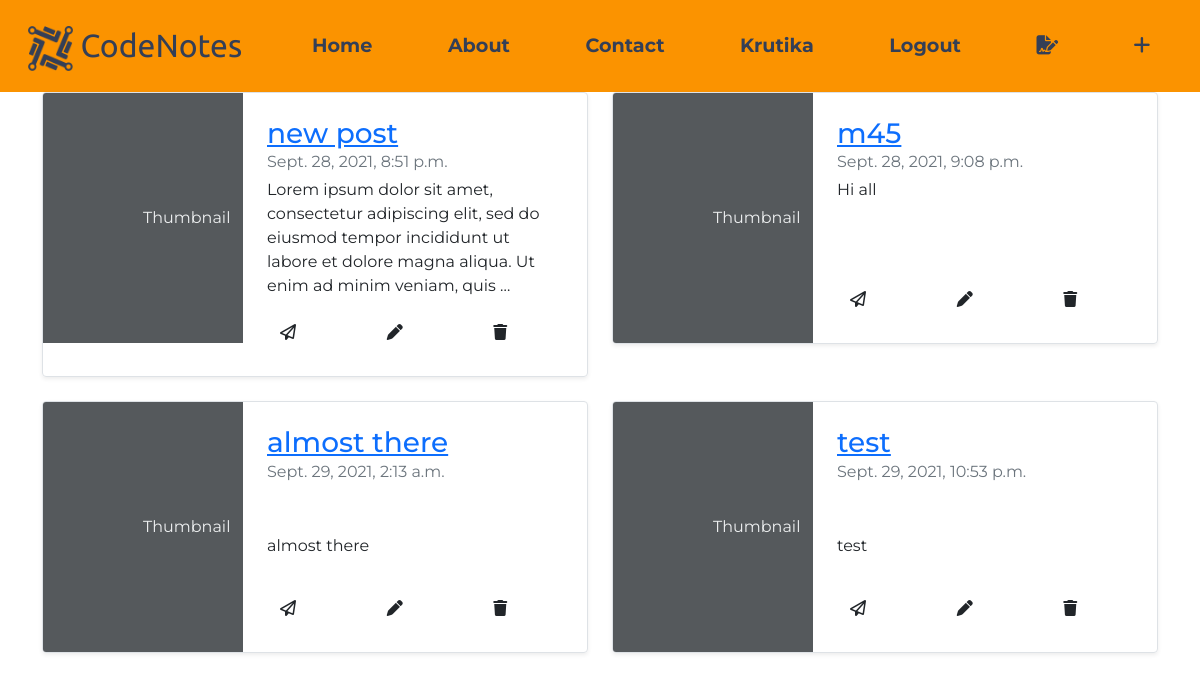
Page /post/unpublished_posts/ (signed in) on the committed database.
### post/models.py (models this page shows, shortened)
class Post(models.Model):
    author = models.ForeignKey(User, on_delete=models.CASCADE)
    title = models.CharField(max_length=200)
    text = RichTextField()
    created_date = models.DateTimeField(auto_now_add=True)
    published_date = models.DateTimeField(blank=True, null=True)

### post/views.py (the view)
# urls.py: path('unpublished_posts/', views.unpublished_posts, name='unpublished_posts'),
@staff_member_required
def unpublished_posts(request):
    posts = Post.objects.filter(published_date__isnull=True).order_by('created_date')
    context = {'posts': posts}
    return render(request, 'post/unpublished_posts.html', context)

### post/templates/post/unpublished_posts.html (shortened to what this page needs)
{% extends 'core/base.html' %}
{% load static %}
{% block content %}
<div class="container">
    <div class="row mb-2">
      {% for post in posts %}
      <div class="col-md-6">
        <div class="row g-0 border rounded overflow-hidden flex-md-row mb-4 shadow-sm h-md-250 position-relative">
          <div class="col-auto d-none d-lg-block">
            <svg class="bd-placeholder-img" width="200" height="250" xmlns="http://www.w3.org/2000/svg" role="img" aria-label="Placeholder: Thumbnail" preserveAspectRatio="xMidYMid slice" focusable="false"><title>Placeholder</title><rect width="100%" height="100%" fill="#55595c"/><text x="50%" y="50%" fill="#eceeef" dy=".3em">Thumbnail</text></svg>
          </div>
          <div class="col p-4 d-flex flex-column position-static">
            <a href="{% url 'detail_post' id=post.id %}" ><h3 class="mb-0">{{post.title}}</h3></a>
            <div class="mb-1 text-muted">{{post.created_date}}</div>
            <p class="card-text mb-auto">{{post.text|safe|truncatewords:25}}</p>
            <div class="container">
              <div class="row">
                <div class="col-4">
                  <a class="btn btn-default" href="{% url 'publish_post' id=post.id %}">
                      <i class="far fa-paper-plane"></i>
                  </a>
                  </div>
            <div class="col-4">
              <a class="btn btn-default" href="{% url 'edit_post' id=post.id %}">
                  <i class="fas fa-pen"></i>
              </a>
              </div>
            <div class="col-4">
              <a class="btn btn-default" href="{% url 'delete_post' id=post.id %}">
                  <i class="fas fa-trash"></i>
              </a>
          </div>
        </div>
        </div>
          </div>
        </div>
        </div>
      {% endfor %}
      </div>
</div>
{% endblock content %}

### core/templates/core/navbar.html (shortened to what this page needs)
{% load static %}
<nav class="navbar navbar-expand-lg navbar-light equal-width-nav navbar-custom">
    <div class="container-fluid">
      <a class="navbar-brand" href="{% url 'home' %}"><img src="{% static 'core/images/logo.png' %}" alt="" width="45" height="" class="d-inline-block align-text-center"> CodeNotes</a>
      <div class="collapse navbar-collapse" id="navbarNav">
        <ul class="navbar-nav nav-fill w-100">
          <li class="nav-item navlink">
            <a class="nav-link" aria-current="page" href="{% url 'home' %}">Home</a>
          </li>
          <li class="nav-item">
            <a class="nav-link" aria-current="page" href="">About</a>
          </li>
          <li class="nav-item">
            <a class="nav-link" aria-current="page" href="">Contact</a>
          </li>
          {% if user.is_authenticated %}
          <li class="nav-item">
            <a class="nav-link" href="{% url 'home' %}">{{request.user}}</a>
          </li>
          <li class="nav-item">
            <a class="nav-link" href="{% url 'logout' %}">Logout</a>
          </li>
          {% if user.is_superuser %}
          <li class="nav-item">
            <a class="nav-link" href="{% url 'unpublished_posts' %}"><i class="fas fa-file-signature"></i></a>
          </li>
          <li class="nav-item">
            <a class="nav-link" href="{% url 'add_post' %}"><i class="fas fa-plus"></i></a>
          </li>
          {% endif %}
          {% endif %}
        </ul>
      </div>
    </div>
  </nav>

### core/static/core/css/core.css (style rules this page uses)
body { margin: 0; font-family: 'Montserrat', sans-serif; }
.navbar-custom { background-color: #FB9300; font-family: 'Montserrat', sans-serif; }
.navbar-custom .navbar-brand, .navbar-custom .navbar-text { color: #343F56; font-family: 'Ubuntu', sans-serif; font-size: 2rem; padding: 0.8rem 1rem; }
.navbar-custom .navbar-nav .nav-link { color:#343F56; font-family: 'Montserrat', sans-serif; font-size: 1.2rem; font-weight: 700; padding: 1rem 1rem; }

### rows in the picture
Post: title "new post", created_date "Sept. 28, 2021, 8:51 p.m.", text "Lorem ipsum dolor sit amet, consectetur adipiscing elit, sed do eiusmod tempor incididunt ut labore et dolore magna aliqua. Ut enim ad minim veniam, quis …"
Post: title "m45", created_date "Sept. 28, 2021, 9:08 p.m.", text "Hi all"
Post: title "almost there", created_date "Sept. 29, 2021, 2:13 a.m.", text "almost there"
Post: title "test", created_date "Sept. 29, 2021, 10:53 p.m.", text "test"

### other values in the picture
{{ request.user }} "Krutika"
